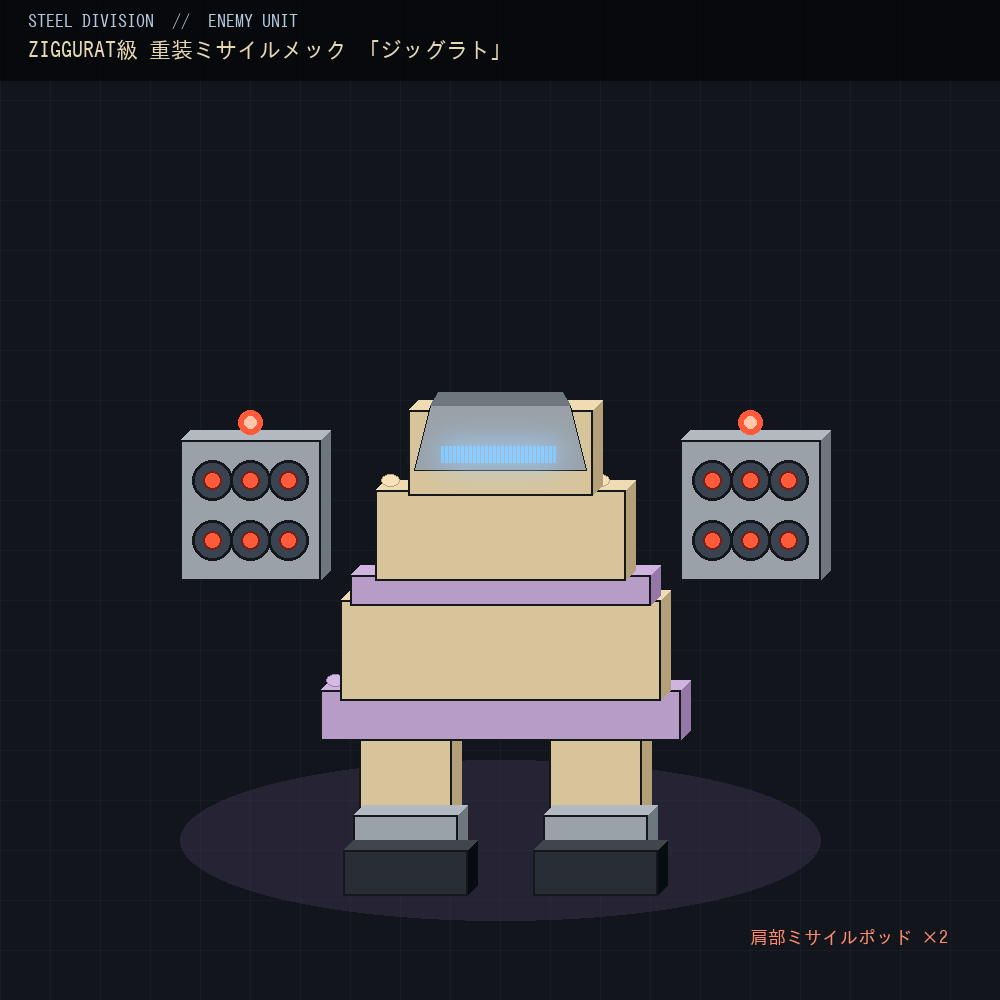

This figure's Python source:
"""ジッグラト — 敵メック・コンセプトアート（正面図）
LEGO由来: 砂色の階段状装甲 + ライラック紫の帯 + グレーの傾斜コックピット + 肩のミサイルポッド"""
from PIL import Image, ImageDraw, ImageFilter, ImageFont
import math

JP = "/usr/share/fonts/truetype/fonts-japanese-gothic.ttf"
f_big = ImageFont.truetype(JP, 26)
f_mid = ImageFont.truetype(JP, 22)
f_sm  = ImageFont.truetype(JP, 18)

W, H = 1000, 1000
img = Image.new("RGB", (W, H), (18, 22, 28))
d = ImageDraw.Draw(img, "RGBA")

# --- 背景: 戦場グリッド + ビネット ---
for gx in range(0, W, 50):
    d.line([(gx, 0), (gx, H)], fill=(40, 50, 60, 60), width=1)
for gy in range(0, H, 50):
    d.line([(0, gy), (W, gy)], fill=(40, 50, 60, 60), width=1)
# 地面のグロー
d.ellipse([180, 760, 820, 920], fill=(90, 70, 120, 70))

# パレット（LEGOカラー）
TAN   = (216, 196, 154)
TAN_D = (180, 160, 120)   # 影
TAN_L = (236, 220, 184)   # ハイライト
LILAC = (184, 156, 200)
LILAC_D = (150, 120, 168)
STEEL = (154, 161, 168)
STEEL_D = (110, 118, 126)
DARK  = (40, 46, 52)
TUBE  = (58, 68, 80)
WARN  = (255, 90, 58)
EYE   = (120, 200, 255)

cx = W // 2

def block(x0, y0, x1, y1, base, top=None, side=None, edge=(20,24,28)):
    """簡易アイソメ風: 天面ハイライト + 側面シャドウ"""
    top = top or tuple(min(255, c+24) for c in base)
    side = side or tuple(max(0, c-34) for c in base)
    th = 10  # 天面の厚み
    sd = 10  # 側面の厚み
    # 側面（右）
    d.polygon([(x1, y0), (x1+sd, y0-th), (x1+sd, y1-th), (x1, y1)], fill=side)
    # 天面
    d.polygon([(x0, y0), (x0+sd, y0-th), (x1+sd, y0-th), (x1, y0)], fill=top)
    # 正面
    d.rectangle([x0, y0, x1, y1], fill=base, outline=edge, width=2)

def studs(x0, x1, y, base):
    """LEGOのポッチ"""
    n = max(1, int((x1 - x0) // 30))
    light = tuple(min(255, c+30) for c in base)
    shade = tuple(max(0, c-30) for c in base)
    for i in range(n):
        sx = x0 + 15 + i * ((x1 - x0 - 10) / max(1, n))
        d.ellipse([sx-9, y-16, sx+9, y-4], fill=light, outline=shade, width=1)

# === 脚（ずんぐり） ===
for s in (-1, 1):
    lx = cx + s*95
    block(lx-46, 720, lx+46, 820, TAN, side=TAN_D)      # 太もも
    block(lx-52, 815, lx+52, 855, STEEL, side=STEEL_D)  # 足首
    block(lx-62, 850, lx+62, 895, DARK)                 # 足

# === 肩のミサイルポッド ×2（ご要望: 肩にミサイル搭載） ===
for s in (-1, 1):
    px = cx + s*250
    block(px-70, 440, px+70, 580, STEEL, side=STEEL_D)  # ポッド筐体
    # 2x2 + 中央 のミサイル発射筒
    for ox in (-38, 0, 38):
        for oy in (-30, 30):
            tx, ty = px+ox, 510+oy
            d.ellipse([tx-20, ty-20, tx+20, ty+20], fill=TUBE, outline=(20,24,28), width=3)
            d.ellipse([tx-9, ty-9, tx+9, ty+9], fill=WARN, outline=(120,30,20), width=2)  # 弾頭
    # ロックオン警告灯
    d.ellipse([px-12, 410, px+12, 434], fill=WARN)
    d.ellipse([px-6, 416, px+6, 428], fill=(255, 200, 170))

# === 胴体: 階段状(ジッグラト)の砂色装甲 ===
# 紫の基部帯
block(cx-180, 690, cx+180, 740, LILAC, side=LILAC_D)
studs(cx-180, cx+180, 690, LILAC)
# 第1段（最も広い）
block(cx-160, 600, cx+160, 700, TAN, side=TAN_D)
# 中段の紫アクセント帯
block(cx-150, 575, cx+150, 605, LILAC, side=LILAC_D)
# 第2段
block(cx-125, 490, cx+125, 580, TAN, side=TAN_D)
studs(cx-125, cx+125, 490, TAN)
# 第3段（最上段）
block(cx-92, 410, cx+92, 495, TAN, side=TAN_D)

# === グレーの傾斜コックピット（LEGOのダークグレー6x6プレート相当） ===
d.polygon([(cx-86, 470), (cx+86, 470), (cx+70, 405), (cx-70, 405)], fill=STEEL, outline=(20,24,28))
d.polygon([(cx-70, 405), (cx+70, 405), (cx+62, 392), (cx-62, 392)], fill=STEEL_D)  # 天面
# 発光バイザー（アイ）
for gx in range(cx-58, cx+58, 4):
    d.line([(gx, 446), (gx, 462)], fill=EYE, width=3)
glow = Image.new("RGB", (W, H), (0,0,0))
gd = ImageDraw.Draw(glow)
gd.rectangle([cx-60, 444, cx+60, 464], fill=(60,140,220))
glow = glow.filter(ImageFilter.GaussianBlur(14))
img = Image.blend(img, Image.new("RGB",(W,H),(0,0,0)), 0)
img = Image.composite(Image.new("RGB",(W,H),(160,210,255)), img, glow.convert("L").point(lambda v: min(255,v*2)))
d = ImageDraw.Draw(img, "RGBA")

# === キャプション ===
d.rectangle([0, 0, W, 80], fill=(0, 0, 0, 150))
d.text((28, 12), "STEEL DIVISION  //  ENEMY UNIT", fill=(180, 200, 220), font=f_sm)
d.text((28, 38), "ZIGGURAT級 重装ミサイルメック 「ジッグラト」", fill=(230, 215, 180), font=f_mid)
d.text((W-250, 928), "肩部ミサイルポッド ×2", fill=(255, 140, 110), font=f_sm)

img.save("/home/user/mech/concept_ziggurat.png")
print("saved")
